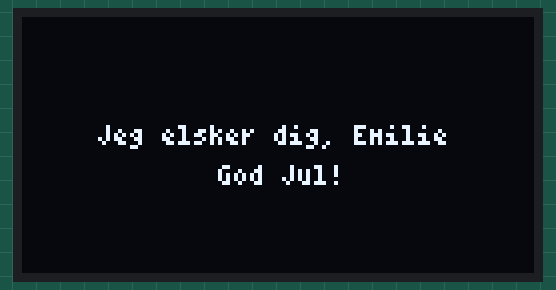
Bench run of a sketch on a simulated Arduino Uno, built with avr-gcc and run on an emulated ATmega328P. On the bench: 128×64 one-colour display.

Above: at 0.1 s.
At 3.47 s:
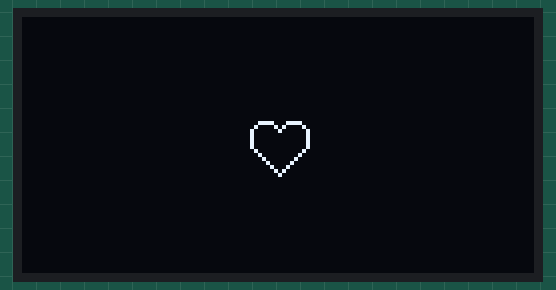
At 4.3 s:
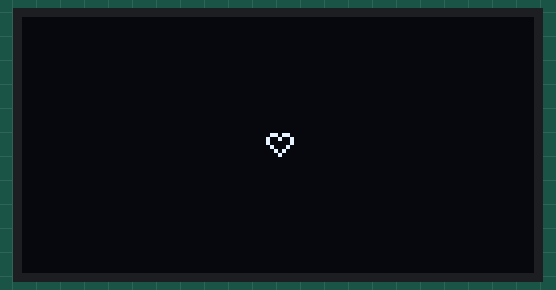
At 5.3 s:
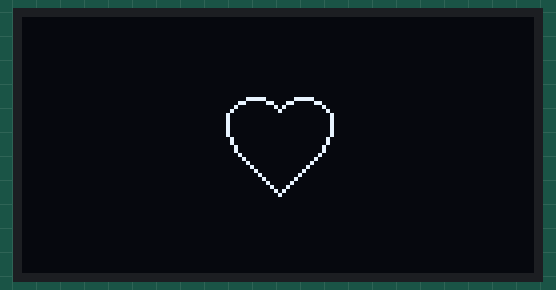

The sketch:

Gave.ino
```cpp
#include <Arduino.h>
#include <U8g2lib.h>

#ifdef U8X8_HAVE_HW_SPI
#include <SPI.h>
#endif
#ifdef U8X8_HAVE_HW_I2C
#include <Wire.h>
#endif

U8G2_SH1106_128X64_NONAME_F_4W_HW_SPI   u8g2  (U8G2_R0, 5, 22, 17); //cs=5, dc=22, res=17

int val = 0;
int CentHei = u8g2.getDisplayHeight() / 2;
int CentWid = u8g2.getDisplayWidth() / 2;
int del1 = 200;
int del2 = 400;
int del3 = 600;

void setup() {
  // put your setup code here, to run once:
  u8g2.begin();
  u8g2.setPowerSave(0);
  u8g2.setFlipMode(0);
}

void drawMsg()
{
  u8g2.setFont(u8g2_font_4x6_tr);
  u8g2.drawStr(CentWid - 45, CentHei, "Jeg elsker dig, Emilie");
  u8g2.drawStr(CentWid - 15, CentHei+10, "God Jul!");
}

void sH() //w,h,7, 6
{
  u8g2.drawPixel(CentWid, CentHei - 2);
  u8g2.drawPixel(CentWid + 1, CentHei - 3);
  u8g2.drawPixel(CentWid - 1, CentHei - 3);
  u8g2.drawPixel(CentWid + 2, CentHei - 3);
  u8g2.drawPixel(CentWid - 2, CentHei - 3);
  u8g2.drawPixel(CentWid + 3, CentHei - 2);
  u8g2.drawPixel(CentWid - 3, CentHei - 2);
  u8g2.drawPixel(CentWid + 3, CentHei - 1);
  u8g2.drawPixel(CentWid - 3, CentHei - 1);
  u8g2.drawPixel(CentWid + 2, CentHei);
  u8g2.drawPixel(CentWid - 2, CentHei);
  u8g2.drawPixel(CentWid + 1, CentHei + 1);
  u8g2.drawPixel(CentWid - 1, CentHei + 1);
  u8g2.drawPixel(CentWid, CentHei + 2);
}

void mH()  //w,h,15, 14
{
  u8g2.drawPixel(CentWid, CentHei - 4);
  u8g2.drawPixel(CentWid + 1, CentHei - 5);
  u8g2.drawPixel(CentWid - 1, CentHei - 5);
  u8g2.drawPixel(CentWid + 2, CentHei - 6);
  u8g2.drawPixel(CentWid - 2, CentHei - 6);
  u8g2.drawPixel(CentWid + 3, CentHei - 6);
  u8g2.drawPixel(CentWid - 3, CentHei - 6);
  u8g2.drawPixel(CentWid + 4, CentHei - 6);
  u8g2.drawPixel(CentWid - 4, CentHei - 6);
  u8g2.drawPixel(CentWid + 5, CentHei - 6);
  u8g2.drawPixel(CentWid - 5, CentHei - 6);
  u8g2.drawPixel(CentWid + 6, CentHei - 5);
  u8g2.drawPixel(CentWid - 6, CentHei - 5);
  u8g2.drawPixel(CentWid + 7, CentHei - 4);
  u8g2.drawPixel(CentWid - 7, CentHei - 4);
  u8g2.drawPixel(CentWid + 7, CentHei - 3);
  u8g2.drawPixel(CentWid - 7, CentHei - 3);
  u8g2.drawPixel(CentWid + 7, CentHei - 2);
  u8g2.drawPixel(CentWid - 7, CentHei - 2);
  u8g2.drawPixel(CentWid + 7, CentHei - 1);
  u8g2.drawPixel(CentWid - 7, CentHei - 1);
  u8g2.drawPixel(CentWid + 7, CentHei);
  u8g2.drawPixel(CentWid - 7, CentHei);
  u8g2.drawPixel(CentWid + 6, CentHei + 1);
  u8g2.drawPixel(CentWid - 6, CentHei + 1);
  u8g2.drawPixel(CentWid + 5, CentHei + 2);
  u8g2.drawPixel(CentWid - 5, CentHei + 2);
  u8g2.drawPixel(CentWid + 4, CentHei + 3);
  u8g2.drawPixel(CentWid - 4, CentHei + 3);
  u8g2.drawPixel(CentWid + 3, CentHei + 4);
  u8g2.drawPixel(CentWid - 3, CentHei + 4);
  u8g2.drawPixel(CentWid + 2, CentHei + 5);
  u8g2.drawPixel(CentWid - 2, CentHei + 5);
  u8g2.drawPixel(CentWid + 1, CentHei + 6);
  u8g2.drawPixel(CentWid - 1, CentHei + 6);
  u8g2.drawPixel(CentWid, CentHei + 7);
}

void lH()  //w,h,27, 25
{
  u8g2.drawPixel(CentWid, CentHei - 9);
  u8g2.drawPixel(CentWid + 1, CentHei - 10);
  u8g2.drawPixel(CentWid - 1, CentHei - 10);
  u8g2.drawPixel(CentWid + 2, CentHei - 11);
  u8g2.drawPixel(CentWid - 2, CentHei - 11);
  u8g2.drawPixel(CentWid + 3, CentHei - 11);
  u8g2.drawPixel(CentWid - 3, CentHei - 11);
  u8g2.drawPixel(CentWid + 4, CentHei - 12);
  u8g2.drawPixel(CentWid - 4, CentHei - 12);
  u8g2.drawPixel(CentWid + 5, CentHei - 12);
  u8g2.drawPixel(CentWid - 5, CentHei - 12);
  u8g2.drawPixel(CentWid + 6, CentHei - 12);
  u8g2.drawPixel(CentWid - 6, CentHei - 12);
  u8g2.drawPixel(CentWid + 7, CentHei - 12);
  u8g2.drawPixel(CentWid - 7, CentHei - 12);
  u8g2.drawPixel(CentWid + 8, CentHei - 12);
  u8g2.drawPixel(CentWid - 8, CentHei - 12);
  u8g2.drawPixel(CentWid + 9, CentHei - 11);
  u8g2.drawPixel(CentWid - 9, CentHei - 11);
  u8g2.drawPixel(CentWid + 10, CentHei - 11);
  u8g2.drawPixel(CentWid - 10, CentHei - 11);
  u8g2.drawPixel(CentWid + 11, CentHei - 10);
  u8g2.drawPixel(CentWid - 11, CentHei - 10);
  u8g2.drawPixel(CentWid + 12, CentHei - 9);
  u8g2.drawPixel(CentWid - 12, CentHei - 9);
  u8g2.drawPixel(CentWid + 13, CentHei - 8);
  u8g2.drawPixel(CentWid - 13, CentHei - 8);
  u8g2.drawPixel(CentWid + 13, CentHei - 7);
  u8g2.drawPixel(CentWid - 13, CentHei - 7);
  u8g2.drawPixel(CentWid + 13, CentHei - 6);
  u8g2.drawPixel(CentWid - 13, CentHei - 6);
  u8g2.drawPixel(CentWid + 13, CentHei - 5);
  u8g2.drawPixel(CentWid - 13, CentHei - 5);
  u8g2.drawPixel(CentWid + 13, CentHei - 4);
  u8g2.drawPixel(CentWid - 13, CentHei - 4);
  u8g2.drawPixel(CentWid + 13, CentHei - 3);
  u8g2.drawPixel(CentWid - 13, CentHei - 3);
  u8g2.drawPixel(CentWid + 12, CentHei - 2);
  u8g2.drawPixel(CentWid - 12, CentHei - 2);
  u8g2.drawPixel(CentWid + 12, CentHei - 1);
  u8g2.drawPixel(CentWid - 12, CentHei - 1);
  u8g2.drawPixel(CentWid + 11, CentHei);
  u8g2.drawPixel(CentWid - 11, CentHei);
  u8g2.drawPixel(CentWid + 11, CentHei + 1);
  u8g2.drawPixel(CentWid - 11, CentHei + 1);
  u8g2.drawPixel(CentWid + 10, CentHei + 2);
  u8g2.drawPixel(CentWid - 10, CentHei + 2);
  u8g2.drawPixel(CentWid + 9, CentHei + 3);
  u8g2.drawPixel(CentWid - 9, CentHei + 3);
  u8g2.drawPixel(CentWid + 8, CentHei + 4);
  u8g2.drawPixel(CentWid - 8, CentHei + 4);
  u8g2.drawPixel(CentWid + 7, CentHei + 5);
  u8g2.drawPixel(CentWid - 7, CentHei + 5);
  u8g2.drawPixel(CentWid + 6, CentHei + 6);
  u8g2.drawPixel(CentWid - 6, CentHei + 6);
  u8g2.drawPixel(CentWid + 5, CentHei + 7);
  u8g2.drawPixel(CentWid - 5, CentHei + 7);
  u8g2.drawPixel(CentWid + 4, CentHei + 8);
  u8g2.drawPixel(CentWid - 4, CentHei + 8);
  u8g2.drawPixel(CentWid + 3, CentHei + 9);
  u8g2.drawPixel(CentWid - 3, CentHei + 9);
  u8g2.drawPixel(CentWid + 2, CentHei + 10);
  u8g2.drawPixel(CentWid - 2, CentHei + 10);
  u8g2.drawPixel(CentWid + 1, CentHei + 11);
  u8g2.drawPixel(CentWid - 1, CentHei + 11);
  u8g2.drawPixel(CentWid, CentHei + 12);
}

void loop() {
  // put your main code here, to run repeatedly:
  u8g2.firstPage();
  do {
    if (val == 0) {
      u8g2.clearBuffer();
      drawMsg();
      u8g2.sendBuffer();
      delay(3000);
      val++;
    }
    else
    {
      sH();
      u8g2.sendBuffer();
      delay(del1);
      u8g2.clearBuffer();
      mH();
      u8g2.sendBuffer();
      delay(del1);
      u8g2.clearBuffer();
      lH();
      u8g2.sendBuffer();
      delay(del2);
      u8g2.clearBuffer();
      mH();
      u8g2.sendBuffer();
      delay(del1);
      u8g2.clearBuffer();
      sH();
      u8g2.sendBuffer();
      delay(del3);
      u8g2.clearBuffer();
      mH();
      u8g2.sendBuffer();
      delay(del1);
      u8g2.clearBuffer();
      lH();
      u8g2.sendBuffer();
      delay(del2);
      u8g2.clearBuffer();
      mH();
      u8g2.sendBuffer();
      delay(del1);
      u8g2.clearBuffer();
      sH();
      u8g2.sendBuffer();
      delay(del1);
      val--;
    }
  } while ( u8g2.nextPage() );
}
```

Measured:
- by itself, everything shown: repeats every 5.9 s, in 10 steps
- what the display in image 0 shows lasts 3.0 s, from 0.1 s to 3.1 s
- what the display in image 2 shows lasts 0.7 s, from 4.2 s to 4.9 s
- what the display in image 3 shows lasts 0.4 s, from 5.1 s to 5.5 s
